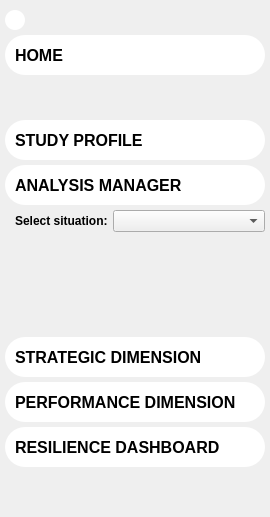
         <widget class="QFrame" name="LeftMenuFrame_2">
          <property name="sizePolicy">
           <sizepolicy hsizetype="Fixed" vsizetype="Expanding">
            <horstretch>0</horstretch>
            <verstretch>0</verstretch>
           </sizepolicy>
          </property>
          <property name="minimumSize">
           <size>
            <width>270</width>
            <height>0</height>
           </size>
          </property>
          <property name="maximumSize">
           <size>
            <width>270</width>
            <height>16777215</height>
           </size>
          </property>
          <property name="font">
           <font>
            <family>Roboto</family>
            <bold>true</bold>
           </font>
          </property>
          <property name="styleSheet">
           <string notr="true">QFrame#LeftMenuFrame_2 {
background-color: rgb(255, 255, 255);
border-radius: 20px
}</string>
          </property>
          <layout class="QVBoxLayout" name="verticalLayout_9">
           <property name="spacing">
            <number>5</number>
           </property>
           <property name="leftMargin">
            <number>5</number>
           </property>
           <property name="topMargin">
            <number>10</number>
           </property>
           <property name="rightMargin">
            <number>5</number>
           </property>
           <property name="bottomMargin">
            <number>10</number>
           </property>
           <item alignment="Qt::AlignLeft">
            <widget class="QPushButton" name="menu_btn_2">
             <property name="sizePolicy">
              <sizepolicy hsizetype="Fixed" vsizetype="Fixed">
               <horstretch>0</horstretch>
               <verstretch>0</verstretch>
              </sizepolicy>
             </property>
             <property name="minimumSize">
              <size>
               <width>20</width>
               <height>20</height>
              </size>
             </property>
             <property name="maximumSize">
              <size>
               <width>20</width>
               <height>20</height>
              </size>
             </property>
             <property name="font">
              <font>
               <pointsize>12</pointsize>
               <bold>true</bold>
              </font>
             </property>
             <property name="statusTip">
              <string notr="true"/>
             </property>
             <property name="styleSheet">
              <string notr="true">QPushButton {
	color: rgb(255, 255, 255);
    background-color: white;
    border-radius: 10px;
	/*border: 2px solid black;*/
}

QPushButton:hover {
    background-color: rgba(221, 230, 237, 255)
}</string>
             </property>
             <property name="text">
              <string/>
             </property>
             <property name="icon">
              <iconset resource="resources.qrc">
               <normaloff>:/icon/icons/left_arrow.png</normaloff>:/icon/icons/left_arrow.png</iconset>
             </property>
             <property name="iconSize">
              <size>
               <width>15</width>
               <height>15</height>
              </size>
             </property>
             <property name="checkable">
              <bool>true</bool>
             </property>
             <property name="checked">
              <bool>false</bool>
             </property>
             <property name="autoExclusive">
              <bool>false</bool>
             </property>
             <property name="autoDefault">
              <bool>false</bool>
             </property>
             <property name="default">
              <bool>false</bool>
             </property>
             <property name="flat">
              <bool>false</bool>
             </property>
            </widget>
           </item>
           <item>
            <widget class="QWidget" name="widget_2" native="true">
             <layout class="QVBoxLayout" name="verticalLayout_31">
              <property name="spacing">
               <number>5</number>
              </property>
              <property name="leftMargin">
               <number>0</number>
              </property>
              <property name="topMargin">
               <number>0</number>
              </property>
              <property name="rightMargin">
               <number>0</number>
              </property>
              <property name="bottomMargin">
               <number>0</number>
              </property>
              <item>
               <widget class="QPushButton" name="home_btn_2">
                <property name="sizePolicy">
                 <sizepolicy hsizetype="Fixed" vsizetype="Fixed">
                  <horstretch>0</horstretch>
                  <verstretch>0</verstretch>
                 </sizepolicy>
                </property>
                <property name="minimumSize">
                 <size>
                  <width>260</width>
                  <height>40</height>
                 </size>
                </property>
                <property name="maximumSize">
                 <size>
                  <width>260</width>
                  <height>40</height>
                 </size>
                </property>
                <property name="font">
                 <font>
                  <pointsize>12</pointsize>
                  <bold>true</bold>
                 </font>
                </property>
                <property name="styleSheet">
                 <string notr="true">QPushButton {
    background-color: white;
	Text-align:left;
    border-radius: 20px;
	padding-left: 10 px;
	border: 0px solid black;
}

QPushButton:checked {
    background-color: qlineargradient(spread:pad, x1:0, y1:0, x2:1, y2:0, stop:0 rgba(197, 223, 248, 255), stop:1 rgba(120, 149, 203, 255));
	border: 2px solid black;
}

QPushButton:hover {
    background-color: qlineargradient(spread:pad, x1:0, y1:0, x2:1, y2:0, stop:0 rgba(197, 223, 248, 255), stop:1 rgba(120, 149, 203, 255));
}
QPushButton:pressed {
	border: 2px solid;
	border-color: rgb(200, 200, 200);
}
</string>
                </property>
                <property name="text">
                 <string>HOME</string>
                </property>
                <property name="icon">
                 <iconset resource="resources.qrc">
                  <normaloff>:/icon/icons/house-64.ico</normaloff>:/icon/icons/house-64.ico</iconset>
                </property>
                <property name="iconSize">
                 <size>
                  <width>20</width>
                  <height>20</height>
                 </size>
                </property>
                <property name="checkable">
                 <bool>true</bool>
                </property>
                <property name="checked">
                 <bool>false</bool>
                </property>
                <property name="autoExclusive">
                 <bool>true</bool>
                </property>
                <property name="autoDefault">
                 <bool>false</bool>
                </property>
                <property name="default">
                 <bool>false</bool>
                </property>
                <property name="flat">
                 <bool>false</bool>
                </property>
               </widget>
              </item>
              <item>
               <spacer name="verticalSpacer_2">
                <property name="orientation">
                 <enum>Qt::Vertical</enum>
                </property>
                <property name="sizeHint" stdset="0">
                 <size>
                  <width>20</width>
                  <height>40</height>
                 </size>
                </property>
               </spacer>
              </item>
              <item>
               <widget class="QPushButton" name="profile_btn_2">
                <property name="sizePolicy">
                 <sizepolicy hsizetype="Fixed" vsizetype="Fixed">
                  <horstretch>0</horstretch>
                  <verstretch>0</verstretch>
                 </sizepolicy>
                </property>
                <property name="minimumSize">
                 <size>
                  <width>260</width>
                  <height>40</height>
                 </size>
                </property>
                <property name="maximumSize">
                 <size>
                  <width>260</width>
                  <height>40</height>
                 </size>
                </property>
                <property name="font">
                 <font>
                  <pointsize>12</pointsize>
                  <bold>true</bold>
                 </font>
                </property>
                <property name="acceptDrops">
                 <bool>false</bool>
                </property>
                <property name="styleSheet">
                 <string notr="true">QPushButton {
    background-color: white;
	Text-align:left;
    border-radius: 20px;
	padding-left: 10 px;
	border: 0px solid black;
}

QPushButton:checked {
	background-color: qlineargradient(spread:pad, x1:0, y1:0, x2:1, y2:0, stop:0 rgba(252, 252, 232, 255), stop:1 rgba(253, 233, 104, 255));
	border: 2px solid black;
}

QPushButton:hover {
	background-color: qlineargradient(spread:pad, x1:0, y1:0, x2:1, y2:0, stop:0 rgba(252, 252, 232, 255), stop:1 rgba(253, 233, 104, 255));
}
QPushButton:pressed {
	border: 2px solid;
	border-color: rgb(200, 200, 200);
}
</string>
                </property>
                <property name="text">
                 <string>STUDY PROFILE</string>
                </property>
                <property name="icon">
                 <iconset resource="resources.qrc">
                  <normaloff>:/icon/icons/city-building.ico</normaloff>:/icon/icons/city-building.ico</iconset>
                </property>
                <property name="iconSize">
                 <size>
                  <width>20</width>
                  <height>20</height>
                 </size>
                </property>
                <property name="checkable">
                 <bool>true</bool>
                </property>
                <property name="autoExclusive">
                 <bool>true</bool>
                </property>
                <property name="flat">
                 <bool>false</bool>
                </property>
               </widget>
              </item>
              <item>
               <widget class="QPushButton" name="analysis_btn_2">
                <property name="sizePolicy">
                 <sizepolicy hsizetype="Fixed" vsizetype="Fixed">
                  <horstretch>0</horstretch>
                  <verstretch>0</verstretch>
                 </sizepolicy>
                </property>
                <property name="minimumSize">
                 <size>
                  <width>260</width>
                  <height>40</height>
                 </size>
                </property>
                <property name="maximumSize">
                 <size>
                  <width>260</width>
                  <height>40</height>
                 </size>
                </property>
                <property name="font">
                 <font>
                  <pointsize>12</pointsize>
                  <bold>true</bold>
                 </font>
                </property>
                <property name="styleSheet">
                 <string notr="true">QPushButton {
    background-color: white;
	Text-align:left;
    border-radius: 20px;
	padding-left: 10px;
	border: 0px solid black;
}

QPushButton:checked {
	 background-color: qlineargradient(spread:pad, x1:0, y1:0, x2:1, y2:0, stop:1 rgba(145, 145, 145, 255), stop:0 rgba(245, 245, 245, 255));
	border: 2px solid black;
}
QPushButton:hover {
	 background-color: qlineargradient(spread:pad, x1:0, y1:0, x2:1, y2:0, stop:1 rgba(145, 145, 145, 255), stop:0 rgba(245, 245, 245, 255));
}
QPushButton:pressed {
	border: 2px solid;
	border-color: rgb(200, 200, 200);
}</string>
                </property>
                <property name="text">
                 <string>ANALYSIS MANAGER</string>
                </property>
                <property name="icon">
                 <iconset resource="resources.qrc">
                  <normaloff>:/icon/icons/icons8-settings.svg</normaloff>:/icon/icons/icons8-settings.svg</iconset>
                </property>
                <property name="iconSize">
                 <size>
                  <width>20</width>
                  <height>20</height>
                 </size>
                </property>
                <property name="checkable">
                 <bool>true</bool>
                </property>
                <property name="checked">
                 <bool>false</bool>
                </property>
                <property name="autoExclusive">
                 <bool>true</bool>
                </property>
               </widget>
              </item>
              <item>
               <layout class="QHBoxLayout" name="Situation_selection_Layout" stretch="0,1">
                <property name="spacing">
                 <number>5</number>
                </property>
                <property name="leftMargin">
                 <number>10</number>
                </property>
                <item>
                 <widget class="QLabel" name="Situation_selection_Label">
                  <property name="font">
                   <font>
                    <bold>true</bold>
                   </font>
                  </property>
                  <property name="text">
                   <string>Select situation:</string>
                  </property>
                 </widget>
                </item>
                <item>
                 <widget class="QComboBox" name="Situation_selection_Combobox">
                  <property name="sizeAdjustPolicy">
                   <enum>QComboBox::AdjustToContents</enum>
                  </property>
                  <property name="placeholderText">
                   <string>None</string>
                  </property>
                 </widget>
                </item>
               </layout>
              </item>
              <item>
               <spacer name="verticalSpacer_14">
                <property name="orientation">
                 <enum>Qt::Vertical</enum>
                </property>
                <property name="sizeType">
                 <enum>QSizePolicy::Fixed</enum>
                </property>
                <property name="sizeHint" stdset="0">
                 <size>
                  <width>20</width>
                  <height>100</height>
                 </size>
                </property>
               </spacer>
              </item>
              <item>
               <widget class="QPushButton" name="functional_btn_2">
                <property name="sizePolicy">
                 <sizepolicy hsizetype="Fixed" vsizetype="Fixed">
                  <horstretch>0</horstretch>
                  <verstretch>0</verstretch>
                 </sizepolicy>
                </property>
                <property name="minimumSize">
                 <size>
                  <width>260</width>
                  <height>40</height>
                 </size>
                </property>
                <property name="maximumSize">
                 <size>
                  <width>260</width>
                  <height>40</height>
                 </size>
                </property>
                <property name="font">
                 <font>
                  <pointsize>12</pointsize>
                  <bold>true</bold>
                 </font>
                </property>
                <property name="styleSheet">
                 <string notr="true">QPushButton {
    background-color: white;
	Text-align:left;
    border-radius: 20px;
	padding-left: 10px;
	border: 0px solid black;
}

QPushButton:checked {
	 background-color: qlineargradient(spread:pad, x1:0, y1:0, x2:1, y2:0, stop:1 rgba(193, 208, 181, 255), stop:0 rgba(228, 247, 233, 255));
	border: 2px solid black;
}
QPushButton:hover	 {
	 background-color: qlineargradient(spread:pad, x1:0, y1:0, x2:1, y2:0, stop:1 rgba(193, 208, 181, 255), stop:0 rgba(228, 247, 233, 255));
}
QPushButton:pressed {
	border: 2px solid;
	border-color: rgb(200, 200, 200);
}</string>
                </property>
                <property name="text">
                 <string>STRATEGIC DIMENSION</string>
                </property>
                <property name="icon">
                 <iconset resource="resources.qrc">
                  <normaloff>:/icon/icons/settings-13-64.ico</normaloff>:/icon/icons/settings-13-64.ico</iconset>
                </property>
                <property name="iconSize">
                 <size>
                  <width>20</width>
                  <height>20</height>
                 </size>
                </property>
                <property name="checkable">
                 <bool>true</bool>
                </property>
                <property name="checked">
                 <bool>false</bool>
                </property>
                <property name="autoExclusive">
                 <bool>true</bool>
                </property>
               </widget>
              </item>
              <item>
               <widget class="QPushButton" name="performance_btn_2">
                <property name="sizePolicy">
                 <sizepolicy hsizetype="Fixed" vsizetype="Fixed">
                  <horstretch>0</horstretch>
                  <verstretch>0</verstretch>
                 </sizepolicy>
                </property>
                <property name="minimumSize">
                 <size>
                  <width>260</width>
                  <height>40</height>
                 </size>
                </property>
                <property name="maximumSize">
                 <size>
                  <width>260</width>
                  <height>40</height>
                 </size>
                </property>
                <property name="font">
                 <font>
                  <pointsize>12</pointsize>
                  <bold>true</bold>
                 </font>
                </property>
                <property name="acceptDrops">
                 <bool>true</bool>
                </property>
                <property name="styleSheet">
                 <string notr="true">QPushButton {
    background-color: white;
	Text-align:left;
    border-radius: 20px;
	padding-left: 10px;
	border: 0px solid black;
}

QPushButton:checked {
	background-color: qlineargradient(spread:pad, x1:0, y1:0, x2:1, y2:0, stop:1 rgba(250, 152, 132, 255), stop:0 rgba(255, 243, 226, 255));
	border: 2px solid black;
}
QPushButton:hover {
	background-color: qlineargradient(spread:pad, x1:0, y1:0, x2:1, y2:0, stop:1 rgba(250, 152, 132, 255), stop:0 rgba(255, 243, 226, 255));
}
QPushButton:pressed {
	border: 2px solid;
	border-color: rgb(200, 200, 200);
}</string>
                </property>
                <property name="text">
                 <string>PERFORMANCE DIMENSION</string>
                </property>
                <property name="icon">
                 <iconset resource="resources.qrc">
                  <normaloff>:/icon/icons/rain-64.ico</normaloff>:/icon/icons/rain-64.ico</iconset>
                </property>
                <property name="iconSize">
                 <size>
                  <width>20</width>
                  <height>20</height>
                 </size>
                </property>
                <property name="checkable">
                 <bool>true</bool>
                </property>
                <property name="autoExclusive">
                 <bool>true</bool>
                </property>
               </widget>
              </item>
              <item>
               <widget class="QPushButton" name="dashboard_btn_2">
                <property name="sizePolicy">
                 <sizepolicy hsizetype="Fixed" vsizetype="Fixed">
                  <horstretch>0</horstretch>
                  <verstretch>0</verstretch>
                 </sizepolicy>
                </property>
                <property name="minimumSize">
                 <size>
                  <width>260</width>
                  <height>40</height>
                 </size>
                </property>
                <property name="maximumSize">
                 <size>
                  <width>260</width>
                  <height>40</height>
                 </size>
                </property>
                <property name="font">
                 <font>
                  <pointsize>12</pointsize>
                  <bold>true</bold>
                 </font>
                </property>
                <property name="acceptDrops">
                 <bool>true</bool>
                </property>
                <property name="styleSheet">
                 <string notr="true">QPushButton {
    background-color: white;
	Text-align:left;
    border-radius: 20px;
	padding-left: 10px;
	border: 0px solid black;
}

QPushButton:checked {
	background-color: qlineargradient(spread:pad, x1:0, y1:0, x2:1, y2:0, stop:1 rgba(86, 157, 170, 255), stop:0 rgba(218, 238, 236, 255));
	border: 2px solid black;
}
QPushButton:hover {
	background-color: qlineargradient(spread:pad, x1:0, y1:0, x2:1, y2:0, stop:1 rgba(86, 157, 170, 255), stop:0 rgba(218, 238, 236, 255));
}
QPushButton:pressed {
	border: 2px solid;
	border-color: rgb(200, 200, 200);
}</string>
                </property>
                <property name="text">
                 <string>RESILIENCE DASHBOARD</string>
                </property>
                <property name="icon">
                 <iconset resource="resources.qrc">
                  <normaloff>:/icon/icons/dashboard-64.ico</normaloff>:/icon/icons/dashboard-64.ico</iconset>
                </property>
                <property name="iconSize">
                 <size>
                  <width>20</width>
                  <height>20</height>
                 </size>
                </property>
                <property name="checkable">
                 <bool>true</bool>
                </property>
                <property name="autoExclusive">
                 <bool>true</bool>
                </property>
               </widget>
              </item>
              <item>
               <spacer name="verticalSpacer_8">
                <property name="orientation">
                 <enum>Qt::Vertical</enum>
                </property>
                <property name="sizeHint" stdset="0">
                 <size>
                  <width>20</width>
                  <height>40</height>
                 </size>
                </property>
               </spacer>
              </item>
             </layout>
            </widget>
           </item>
          </layout>
         </widget>
